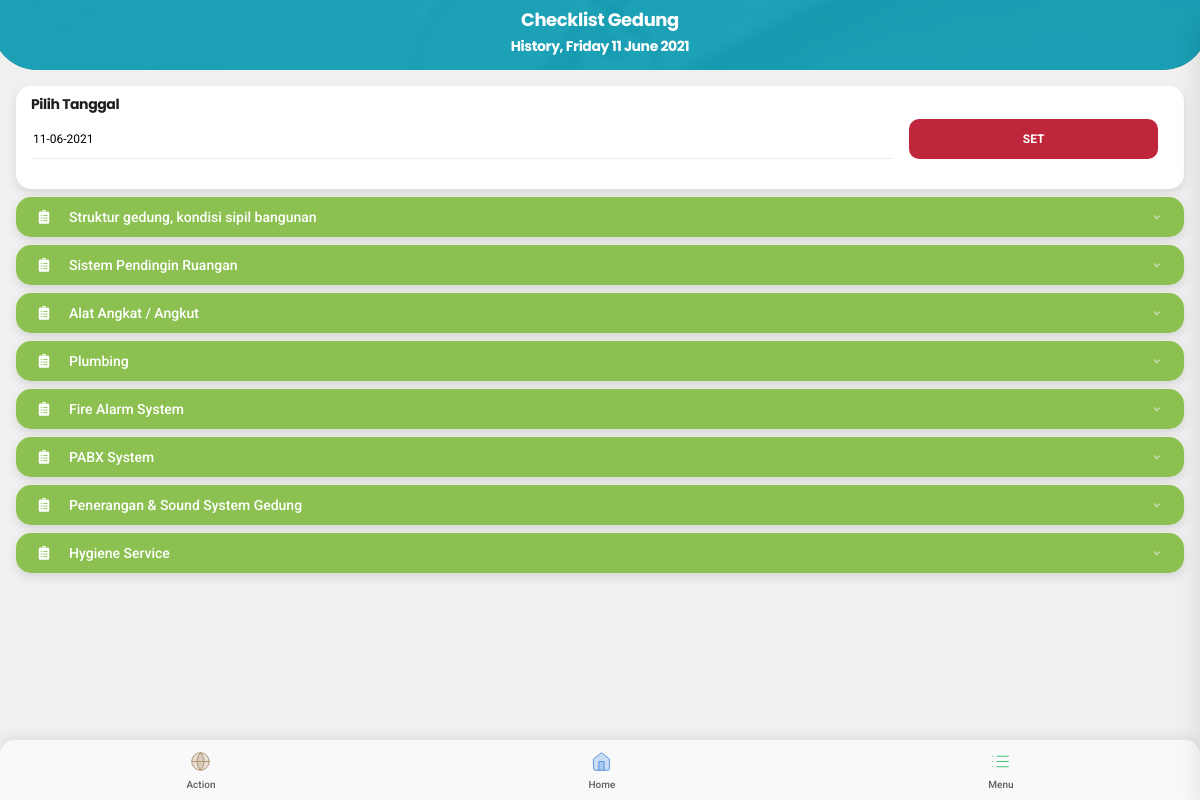
Before: /menondc/history (signed in) with the older database file.
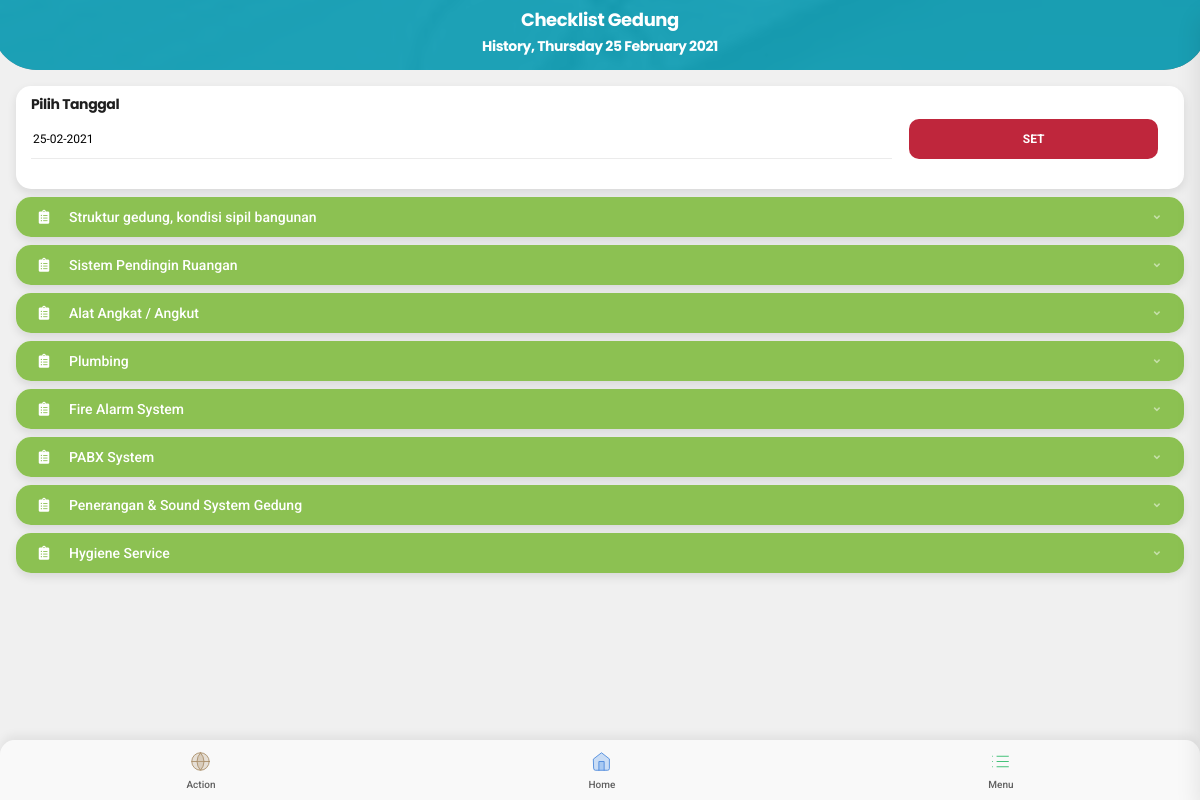
After: the same page with the newer database file.
### menondc/models.py (models this page shows, shortened)
class mendc_latest_history(models.Model):
    history = models.DateField(
        name="history", auto_now=False, auto_now_add=False, verbose_name="History")
    last_update = models.DateTimeField(
        _("Last Update"), name="lastUpdate", auto_now=True, auto_now_add=False)
    is_delete = models.BooleanField(
        _("Is Delete"), name="isDelete", null=True, blank=True, default=False)
    create_at = models.DateTimeField(
        _("Create At"), name="createAt", default=tz.now, null=True, blank=True)
    delete_at = models.DateTimeField(
        _("Delete At"), name="deleteAt", default=pytz.timezone(settings.TIME_ZONE).localize(datetime(2050, 12, 31, 23, 59, 59)), null=True, blank=True)
    class Meta:
        db_table = ''
        managed = True
        verbose_name = 'history'
        verbose_name_plural = 'histories'

class mendc_area(models.Model):
    nama_area = models.CharField(max_length=100, name='namaArea',
                                 verbose_name='Nama Area', unique=True, blank=True, null=True)
    last_update = models.DateTimeField(
        _("Last Update"), name="lastUpdate", auto_now=True, auto_now_add=False)
    is_delete = models.BooleanField(
        _("Is Delete"), name="isDelete", null=True, blank=True, default=False)
    create_at = models.DateTimeField(
        _("Create At"), name="createAt", default=tz.now, null=True, blank=True)
    delete_at = models.DateTimeField(
        _("Delete At"), name="deleteAt", default=pytz.timezone(settings.TIME_ZONE).localize(datetime(2050, 12, 31, 23, 59, 59)), null=True, blank=True)
    class Meta:
        db_table = ''
        managed = True
        verbose_name = 'area'
        verbose_name_plural = 'areas'

### menondc/views.py (the view, shortened to what this page needs)
# urls.py: path('history', mendc_history, name='mendc_history'),
@login_required(login_url='user_login')
def mendc_history(request):
    obj = mendc_latest_history.objects.get(id=1, isDelete=False)
    history_date = pytz.timezone(settings.TIME_ZONE).localize(
        datetime.combine(obj.history, datetime.min.time()))
    areas = mendc_area.objects.filter(
        Q(createAt__lte=history_date) & Q(deleteAt__gt=history_date))
    subareas = mendc_subarea.objects.filter(
        Q(createAt__lte=history_date) & Q(deleteAt__gt=history_date))
    dailies = mendc_daily.objects.filter(Q(hariIni=obj.history))
    days = None
    if request.user.groups.all().first().name == 'maker':
        days = mendc_day.objects.filter(Q(hariIni=obj.history) & Q(mendcMaker__isnull=True) & Q(
            mendcChecker__isnull=True) & Q(mendcSigner__isnull=True) & Q(isDelete=False))
    if request.user.groups.all().first().name == 'checker':
        days = mendc_day.objects.filter(Q(hariIni=obj.history) & Q(mendcMaker__isnull=False) & Q(
            mendcChecker__isnull=True) & Q(mendcSigner__isnull=True) & Q(isDelete=False))
    if request.user.groups.all().first().name == 'signer':
        days = mendc_day.objects.filter(Q(hariIni=obj.history) & Q(mendcMaker__isnull=False) & Q(
            mendcChecker__isnull=False) & Q(mendcSigner__isnull=True) & Q(isDelete=False))
    context = {
        'areas': areas,
        'subareas': subareas,
        'harians': dailies,
        'tanggalstr': obj.history.strftime('%Y-%m-%d'),
        'tanggal': obj.history,
        'harianCount': dailies.count(),
        'title': 'Checklist Gedung',
        'days': days,
    }
    return render(request, 'menondc/mendc_history.html', context)

### templates/menondc/mendc_history.html (shortened to what this page needs)
<!DOCTYPE HTML>
<html lang="en">
{% load static %}
<head>
    <link rel="stylesheet" type="text/css" href=" {% static 'styles/bootstrap.css' %}" />
    <link href="https://cdnjs.cloudflare.com/ajax/libs/bootstrap-datepicker/1.2.0/css/datepicker.min.css"
        rel="stylesheet">
    <link rel="stylesheet" type="text/css" href="{% static 'styles/style.css' %}" />
    <link rel="stylesheet" type="text/css" href=" {% static 'fonts/css/fontawesome-all.min.css' %}" />
</head>
<body class="theme-light" data-highlight="blue2">
    <div id="page">
        <div id="footer-bar" class="footer-bar-5">
            <a data-menu="mendc-progress"><i data-feather="globe" data-feather-line="1" data-feather-size="21"
                    data-feather-color="brown1-dark" data-feather-bg="brown1-fade-light"></i><span>Action</span></a>
            {% include 'menu.html' %}
        </div>
        <div class="page-content" style="min-height:60vh!important">
            <div class="page-title page-title-small text-center mt-2">
                <h4 class="text-white">Checklist Gedung</h4>
                <h6 class="text-white">History, {{tanggal | date:"l d F Y"}}</h6>
            </div>
            <div class="card header-card shape-rounded" data-card-height="70">
                <div class="card-overlay bg-info opacity-95"></div>
                <div class="card-overlay dark-mode-tint"></div>
                <div class="card-bg preload-img" data-src="{% static 'images/pictures/20s.jpg' %}"></div>
            </div>
            <form method="POST">
                <div class="card card-style my-2">
                    <div class="content my-0">
                        <h6 class="mt-2">Pilih Tanggal</h6>
                        <div class="input-style input-style-1 row mb-0 px-0 py-0">
                            <div class="col-9 pr-0">
                                <input type="text" id="history" name="history" value="{{tanggal | date:'d-m-Y'}}"
                                    placeholder="{{tanggal | date:'d-m-Y'}}" autocomplete="off" required
                                    data-date-end-date="0d" />
                            </div>
                            <div class="col-3 pl-0 text-center">
                                <button type="submit" style="width: 90%;"
                                    class="btn btn-full btn-margins rounded-sm btn-sm bg-red1-dark text-center font-700 text-uppercase">SET</button>
                            </div>
                        </div>
                    </div>
                </div>
            </form>
            {% if harianCount == 0 %}
            <div class="card card-style text-center">
                <div class="content pt-4 pb-4">
                    <h1><i class="fa fa-exclamation-triangle color-red2-dark fa-5x"></i></h1>
                    <h3 class="text-uppercase pb-3">Blank</h3>
                    <p class="boxed-text-l">
                        <h6>Click button to create areas and start working.</h6>
                    </p>
                    <div class="row mb-0">
                        <div class="col-12 pr-0"><a href="{% url 'mendc_history_zero' %}"
                                class="btn btn-m btn-center-m bg-highlight font-800 text-uppercase">Create Area</a>
                        </div>
                    </div>
                </div>
            </div>
            {% else %}
            {% for area in areas %}
            <div class="card card-style mb-2">
                <div class="list-group list-custom-small list-icon-0 bg-green1-dark pl-3 pr-4"
                    style="height: 40px; line-height: 40px;">
                    <a data-toggle="collapse" href="#collapse-{{area.pk}}">
                        <i class="fas fa-clipboard-list font-14" style="line-height: 20px;"></i>
                        <span class="font-14 color-white">{{area.namaArea}}</span>
                        <i class="fa fa-angle-down" style="line-height: 40px;"></i>
                    </a>
                </div>
            </div>
            {% endfor %}
            {% endif %}
        </div>
    </div>
</body>

### templates/menu.html
<a href="{% url 'user_home' %}"><i data-feather="home" data-feather-line="1" data-feather-size="21"
                data-feather-color="blue2-dark" data-feather-bg="blue2-fade-light"></i><span>Home</span></a>
<a href="#" data-menu="menu-main"><i data-feather="list" data-feather-line="1" data-feather-size="21"
                data-feather-color="green2-dark" data-feather-bg="blue2-fade-light"></i><span>Menu</span></a>

### templates/menu-main.html (shortened to what this page needs)
{% load static %}

### templates/menondc/mendc_history.html (style rules this page uses)
.input-style-1 input[type="date"], .input-style-1 input[type="text"], .input-style-1 textarea, .input-style-1 select { margin-top: 0px; margin-bottom: 0px; height: 40px; line-height: 40px; padding-top: 0px; padding-bottom: 0px; }

Changed rows visible on the page:
changed mendc_latest_history: history "Friday 11 June 2021" → "Thursday 25 February 2021"; history "11-06-2021" → "25-02-2021"
